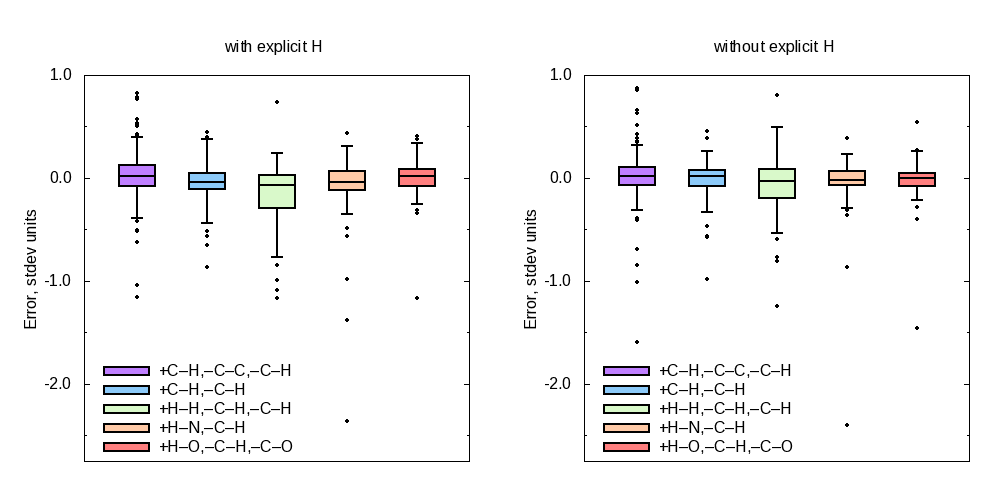

The script that saved this image:
set term png size 1000,500
set output 'class-errors.png'

set size square
set style fill solid 0.5 border -1
set style boxplot outliers pointtype 13
set style data boxplot
set boxwidth  0.5
set pointsize 0.25
set style boxplot fraction 0.90

classes = "+C–H,–C–C,–C–H +C–H,–C–H +H–H,–C–H,–C–H +H–N,–C–H +H–O,–C–H,–C–O"

set linetype 1 lc rgb  '#8000ff'
set linetype 2 lc rgb  '#1996f3'
set linetype 3 lc rgb  '#b3f396'
set linetype 4 lc rgb  '#ff964f'
set linetype 5 lc rgb  '#ff0000'

set ylabel 'Error, stdev units' offset 1.5
unset xtics
set ytics 1 format "%.1f"
set yrange [-2.75:]
set key bottom left reverse Left
set mytics 2

set multiplot layout 1,2
set title 'with explicit H'
plot for [i=0:4] 'class-errors-cv10-gdb-inv-random-noH-dft-true-ns64-nv64-d32-l2-vector-diff-both.123.dat' using (i):1 index i ti word(classes, i+1)
set title 'without explicit H'
plot for [i=0:4] 'class-errors-cv10-gdb-inv-random-withH-dft-true-ns64-nv64-d32-l2-vector-diff-both.123.dat' using (i):1 index i ti word(classes, i+1)
